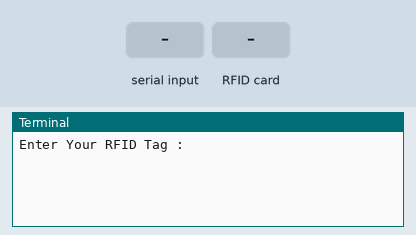
Simulated run of this program. Board: Raspberry Pi (header pin numbers). Parts: the last lines printed to the terminal. Inputs (shaded band) come from the test bench.

Above: at 1.2 s.
1.3 s: "1" typed at the terminal, then Enter
At 2.5 s:
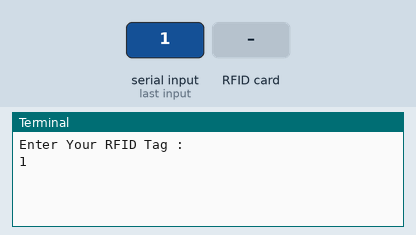
2.8 s: RFID card 5E 7A 19 C4 held to the reader
At 4.1 s:
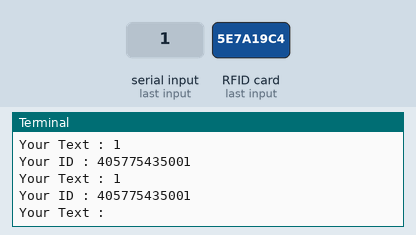
4.3 s: RFID card 5E 7A 19 C4 held to the reader
At 5.5 s:
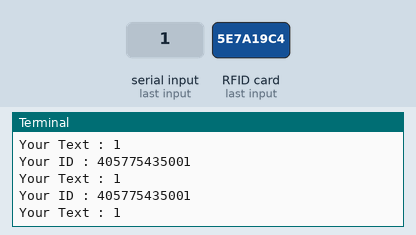

Measured:
- after the input at 1.3 s, the terminal: prints a new line at once (image 1)
- after the input at 2.8 s, the terminal: prints a new line after 0.07 s (image 2)
- after the input at 4.3 s, the terminal: prints a new line after 0.70 s (image 3)

The program:

9Rfid_Write.py
```python
import RPi.GPIO as GPIO
from mfrc522 import SimpleMFRC522
GPIO.setwarnings(False)
reader = SimpleMFRC522()

writeText = input("Enter Your RFID Tag :")
reader.write(writeText)

while True:
    try:
        id, text = reader.read()
        print(f"Your ID : {id}")
        print(f'Your Text : {text}')
        #print(type(id), type(text))
    except:
        GPIO.cleanup()
```
